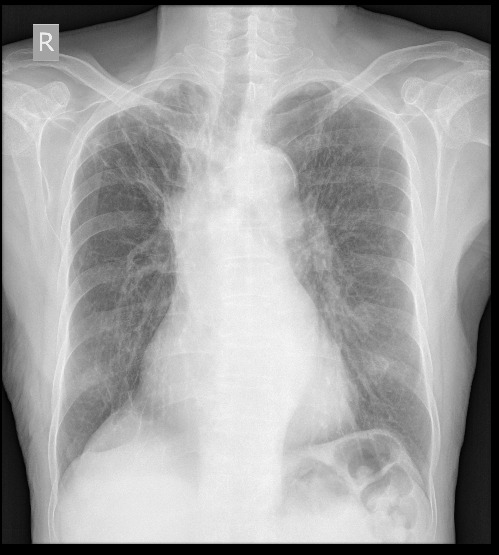
#> input picture chest_xray_project/data/normal/1022.jpeg, 499 x 555 px, given as the content of the folder E:/normal_dataset/Normal images, which was not available
$ python auto_annotate.py
#> lines starting #> are read from the running program, lines starting #| are printed output that depends on the picture; after the words box and inside, x2 and y2 are one past the last pixel; in counts of white or black regions, pixels touching at a corner belong together; pictures that were not available may be replaced by others from this repository, and a replacement may not be noted
import cv2
import numpy as np
import pandas as pd
import os
from tqdm import tqdm

# ─────────────────────────────────────────────
# SETTINGS
# ─────────────────────────────────────────────
IMAGE_FOLDER = r"E:\normal_dataset\Normal images"
OUTPUT_EXCEL = r"E:\normal_dataset\auto_annotations.xlsx"

# ─────────────────────────────────────────────
# DETECT SPINE CENTER COLUMN
# ─────────────────────────────────────────────
def detect_spine_column(gray):
    h, w     = gray.shape
    cx       = w // 2
    margin   = w // 5
    strip    = gray[:, cx - margin : cx + margin]
    clahe    = cv2.createCLAHE(clipLimit=2.0, tileGridSize=(8,8))
    enhanced = clahe.apply(strip)
    _, thresh = cv2.threshold(enhanced, 0, 255,
                              cv2.THRESH_BINARY + cv2.THRESH_OTSU)
    col_sums    = np.sum(thresh, axis=0)
    spine_local = np.argmax(col_sums)
    spine_x     = (cx - margin) + spine_local
    return int(spine_x)

# ─────────────────────────────────────────────
# DETECT CLAVICLES
# ─────────────────────────────────────────────
def detect_clavicles(gray, spine_x):
    h, w         = gray.shape
    upper_region = gray[:int(h * 0.35), :]
    clahe        = cv2.createCLAHE(clipLimit=3.0, tileGridSize=(8,8))
    enhanced     = clahe.apply(upper_region)
    _, thresh    = cv2.threshold(enhanced, 0, 255,
                                 cv2.THRESH_BINARY + cv2.THRESH_OTSU)
    kernel = np.ones((3,3), np.uint8)
    thresh = cv2.morphologyEx(thresh, cv2.MORPH_OPEN,  kernel)
    thresh = cv2.morphologyEx(thresh, cv2.MORPH_CLOSE, kernel)
    contours, _ = cv2.findContours(thresh,
                                   cv2.RETR_EXTERNAL,
                                   cv2.CHAIN_APPROX_SIMPLE)
    if not contours:
        return None, None, None, None

    valid = [c for c in contours if cv2.contourArea(c) > 300]
    if not valid:
        return None, None, None, None

    def get_cx(c):
        M = cv2.moments(c)
        if M['m00'] == 0:
            return 0
        return M['m10'] / M['m00']

    left_contours  = [c for c in valid if get_cx(c) < spine_x]
    right_contours = [c for c in valid if get_cx(c) > spine_x]

    def get_centroid(contours_list):
        if not contours_list:
            return None, None
        largest = max(contours_list, key=cv2.contourArea)
        M       = cv2.moments(largest)
        if M['m00'] == 0:
            return None, None
        return int(M['m10']/M['m00']), int(M['m01']/M['m00'])

    lx, ly = get_centroid(left_contours)
    rx, ry = get_centroid(right_contours)
    return lx, ly, rx, ry

# ─────────────────────────────────────────────
# PIXEL TO CM
# ─────────────────────────────────────────────
def pixel_to_cm(pixels, dpi=72):
    return round((pixels / dpi) * 2.54, 2)

# ─────────────────────────────────────────────
# PROCESS SINGLE IMAGE
# ─────────────────────────────────────────────
def process_image(image_path):
    try:
        img = cv2.imread(image_path)
        if img is None:
            return None

        gray    = cv2.cvtColor(img, cv2.COLOR_BGR2GRAY)
        h, w    = gray.shape
        spine_x = detect_spine_column(gray)

        lx, ly, rx, ry = detect_clavicles(gray, spine_x)

        if lx is None or rx is None:
            # Fallback — use image proportions
            lx = int(w * 0.3)
            ly = int(h * 0.2)
            rx = int(w * 0.7)
            ry = int(h * 0.2)

        left_dist_px  = abs(spine_x - lx)
        right_dist_px = abs(rx - spine_x)
        left_cm       = pixel_to_cm(left_dist_px)
        right_cm      = pixel_to_cm(right_dist_px)
        asymmetry     = round(abs(right_cm - left_cm), 2)
        label         = "Rotated" if asymmetry > 0.5 else "Normal"

        return {
            "spine_x"         : spine_x,
            "spine_top_y"     : int(h * 0.1),
            "spine_bottom_y"  : int(h * 0.85),
            "clavicle_left_x" : lx,
            "clavicle_left_y" : ly,
            "clavicle_right_x": rx,
            "clavicle_right_y": ry,
            "left_dist_px"    : left_dist_px,
            "right_dist_px"   : right_dist_px,
            "left_cm"         : left_cm,
            "right_cm"        : right_cm,
            "asymmetry_cm"    : asymmetry,
            "label"           : label,
            "image_width"     : w,
            "image_height"    : h,
        }
    except Exception:
        return None

# ─────────────────────────────────────────────
# MAIN
# ─────────────────────────────────────────────
def main():
    # Get ALL image files regardless of filename format
    all_files = [
        f for f in os.listdir(IMAGE_FOLDER)
        if f.lower().endswith(('.jpeg', '.jpg', '.png'))
    ]

    # Sort safely — handles both numeric and non-numeric names
    def safe_sort_key(filename):
        name = os.path.splitext(filename)[0]
        # Remove any (1), (2) suffixes
        name = name.split('(')[0].strip()
        try:
            return (0, int(name))
        except ValueError:
            return (1, name)

    all_files.sort(key=safe_sort_key)

    print(f"Found {len(all_files)} images in folder")
    print(f"Starting auto annotation...\n")

    results     = []
    success     = 0
    failed      = 0
    failed_list = []

    for filename in tqdm(all_files, desc="Annotating"):
        image_path = os.path.join(IMAGE_FOLDER, filename)
        image_num  = os.path.splitext(filename)[0]
        result     = process_image(image_path)
#> in process_image, img is the input picture: shape (555, 499, 3); min 0, max 249, mean 161.1
#> in detect_spine_column, `strip    = gray[:, cx - margin : cx + margin]`:
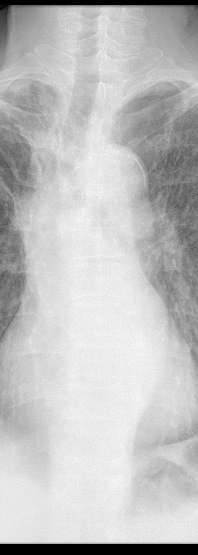
#> strip: shape (555, 198); min 0, max 249, mean 192
#> in detect_spine_column, `enhanced = clahe.apply(strip)`:
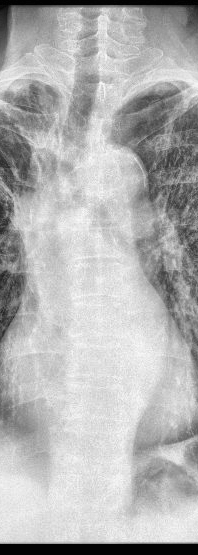
#> enhanced: shape (555, 198); min 2, max 251, mean 178.6
#> in detect_spine_column, `_, thresh = cv2.threshold(enhanced, 0, 255, cv2.THRESH_BINARY + cv2.TH..`:
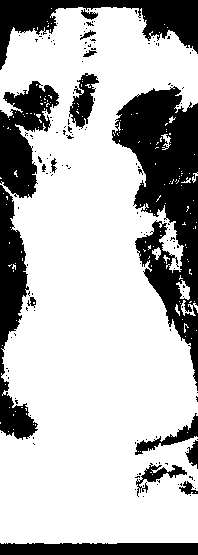
#> thresh: shape (555, 198); 72.5% white; 158 black regions (142 under 20 px), largest, box (x1, y1, x2, y2) and area: (112, 86, 198, 391) 12150, (0, 0, 198, 70) 4807, (0, 185, 38, 440) 4205
#> in detect_spine_column, `col_sums    = np.sum(thresh, axis=0)`: col_sums = 198 values, max 136935 at index 102, min 38760 at index 197, mean 102609.2
#> in detect_spine_column, `spine_local = np.argmax(col_sums)`: spine_local = 102
#> in detect_spine_column, `spine_x     = (cx - margin) + spine_local`: spine_x = 252
#> in detect_clavicles, `upper_region = gray[:int(h * 0.35), :]`:
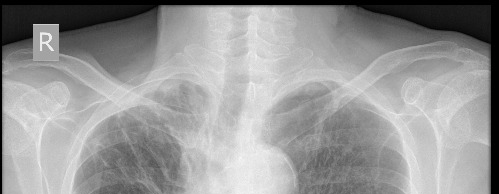
#> upper_region: shape (194, 499); min 0, max 247, mean 151.8
#> in detect_clavicles, `enhanced     = clahe.apply(upper_region)`:
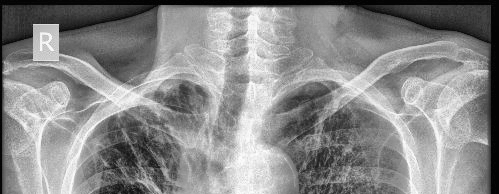
#> enhanced: shape (194, 499); min 3, max 253, mean 138.2
#> in detect_clavicles, `_, thresh    = cv2.threshold(enhanced, 0, 255, cv2.THRESH_BINARY + cv2..`: thresh: shape (194, 499); 59.9% white; 240 black regions (223 under 20 px), largest, box (x1, y1, x2, y2) and area: (0, 0, 499, 194) 20924, (272, 81, 400, 194) 7841, (84, 80, 208, 194) 6892
#> in detect_clavicles, `thresh = cv2.morphologyEx(thresh, cv2.MORPH_OPEN,  kernel)`:
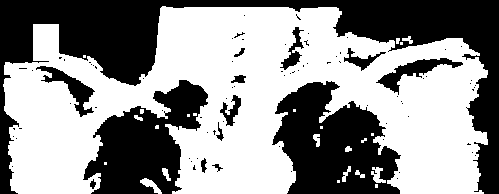
#> thresh: shape (194, 499); 56.8% white; 86 black regions (72 under 20 px), largest, box (x1, y1, x2, y2) and area: (0, 0, 499, 194) 21756, (272, 81, 401, 194) 9321, (83, 80, 208, 194) 7655
#> in detect_clavicles, `thresh = cv2.morphologyEx(thresh, cv2.MORPH_CLOSE, kernel)`:
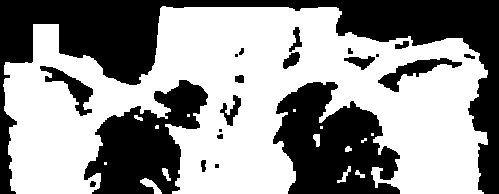
#> thresh: shape (194, 499); 57.5% white; 21 black regions (4 under 20 px)
#> in detect_clavicles, `contours, _ = cv2.findContours(thresh, cv2.RETR_EXTERNAL, cv2.CHAIN_AP..`: contours = 15 contours, 7 with area under 20; largest, box (x1, y1, x2, y2) and area: (3, 6, 488, 194) 56802, (140, 178, 162, 194) 118, (313, 134, 320, 147) 52, (337, 166, 351, 183) 50, (162, 168, 171, 181) 44, (355, 170, 365, 178) 26, (345, 146, 352, 152) 22, (134, 115, 143, 121) 22
#> in detect_clavicles, `valid = [c for c in contours if cv2.contourArea(c) > 300]`: valid = 1 contour; box (x1, y1, x2, y2) and area: (3, 6, 488, 194) 56802
#> in detect_clavicles, `left_contours  = [c for c in valid if get_cx(c) < spine_x]`: left_contours has the same summary as valid
#> in detect_clavicles, `right_contours = [c for c in valid if get_cx(c) > spine_x]`: right_contours = []
#> in get_centroid, `largest = max(contours_list, key=cv2.contourArea)`: largest = contour of 871 points, box (x1, y1, x2, y2) (3, 6, 488, 194), area 56802
#> in get_centroid, `M       = cv2.moments(largest)`: M = moments, m00 56802.5, centre m10/m00, m01/m00 = (248.8, 101.1)
#> in detect_clavicles, `lx, ly = get_centroid(left_contours)`: lx = 248; ly = 101
#> in process_image, `lx, ly, rx, ry = detect_clavicles(gray, spine_x)`: lx = 248; ly = 101
#> in process_image, `left_dist_px  = abs(spine_x - lx)`: left_dist_px = 103
#> in process_image, `right_dist_px = abs(rx - spine_x)`: right_dist_px = 97
#> in process_image, `left_cm       = pixel_to_cm(left_dist_px)`: left_cm = 3.63
#> in process_image, `right_cm      = pixel_to_cm(right_dist_px)`: right_cm = 3.42
#> in process_image, `asymmetry     = round(abs(right_cm - left_cm), 2)`: asymmetry = 0.21
#> in process_image, `label         = "Rotated" if asymmetry > 0.5 else "Normal"`: label = 'Normal'
#> result = 15 items

        if result is not None:
            result["image"]    = image_num
            result["filename"] = filename
            results.append(result)
            success += 1
        else:
            failed += 1
            failed_list.append(filename)

    # ── Save Excel ──
    df   = pd.DataFrame(results)
#> df = table of 1 rows and 17 columns
    cols = [
        "image", "filename",
        "right_cm", "left_cm", "asymmetry_cm", "label",
        "spine_x", "spine_top_y", "spine_bottom_y",
        "clavicle_left_x",  "clavicle_left_y",
        "clavicle_right_x", "clavicle_right_y",
        "left_dist_px", "right_dist_px",
        "image_width",  "image_height"
    ]
    df = df[[c for c in cols if c in df.columns]]
    df.to_excel(OUTPUT_EXCEL, index=False)

    # ── Summary ──
    print(f"\n{'='*50}")
    print(f"✅ Auto Annotation Complete!")
    print(f"{'='*50}")
    print(f"Total images   : {len(all_files)}")
    print(f"Successfully   : {success}")
    print(f"Failed         : {failed}")
    if len(df) > 0:
        print(f"Normal images  : {len(df[df['label'] == 'Normal'])}")
#| Normal images  : 1
        print(f"Rotated images : {len(df[df['label'] == 'Rotated'])}")
#| Rotated images : 0
    print(f"\n✅ Excel saved: {OUTPUT_EXCEL}")

    if failed_list:
        print(f"\n⚠️  Failed images ({len(failed_list)}):")
        for f in failed_list[:5]:
            print(f"   - {f}")
        if len(failed_list) > 5:
            print(f"   ... and {len(failed_list)-5} more")

if __name__ == "__main__":
    main()

$ run again, on chest_xray_project/data/normal/1065.jpeg
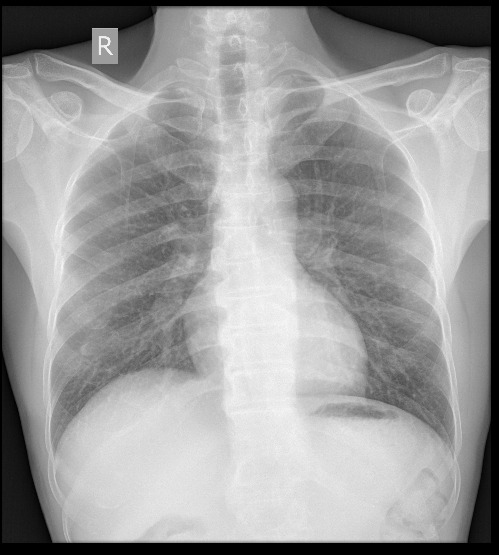
#> input picture chest_xray_project/data/normal/1065.jpeg, 499 x 555 px, given as the content of the folder E:/normal_dataset/Normal images, which was not available
#> in process_image, img is the input picture: shape (555, 499, 3); min 0, max 248, mean 155.9
#> in detect_spine_column, `_, thresh = cv2.threshold(enhanced, 0, 255, cv2.THRESH_BINARY + cv2.TH..`:
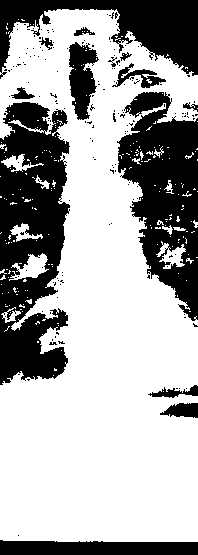
#> thresh: shape (555, 198); 65.9% white; 180 black regions (166 under 20 px), largest, box (x1, y1, x2, y2) and area: (0, 102, 70, 385) 13960, (117, 92, 198, 321) 10710, (0, 0, 198, 79) 6676
#> col_sums = 198 values, max 135660 at index 100, min 58140 at index 0, mean 93219.2
#> spine_local = 100
#> in detect_spine_column, `spine_x     = (cx - margin) + spine_local`: spine_x = 250
#> in detect_clavicles, `thresh = cv2.morphologyEx(thresh, cv2.MORPH_CLOSE, kernel)`:
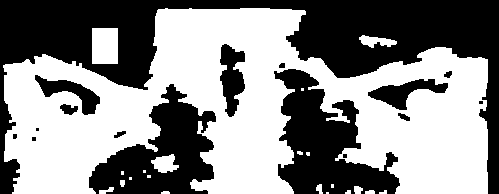
#> thresh: shape (194, 499); 53.9% white; 16 black regions (5 under 20 px)
#> contours = 21 contours, 12 with area under 20; largest, box (x1, y1, x2, y2) and area: (3, 8, 488, 194) 52576, (92, 28, 118, 64) 875, (151, 154, 179, 173) 296, (359, 35, 397, 48) 231, (354, 186, 363, 194) 44
#> valid = 2 contours; box (x1, y1, x2, y2) and area: (3, 8, 488, 194) 52576, (92, 28, 118, 64) 875
#> left_contours has the same summary as valid
#> right_contours = []
#> largest = contour of 947 points, box (x1, y1, x2, y2) (3, 8, 488, 194), area 52576
#> M = moments, m00 52576, centre m10/m00, m01/m00 = (247.7, 108.8)
#> in detect_clavicles, `lx, ly = get_centroid(left_contours)`: lx = 247; ly = 108
#> in process_image, `lx, ly, rx, ry = detect_clavicles(gray, spine_x)`: lx = 247; ly = 108
#> left_dist_px = 101
#> right_dist_px = 99
#> left_cm = 3.56
#> right_cm = 3.49
#> asymmetry = 0.07
#> label = 'Normal'
#> result = 15 items
#> df = table of 1 rows and 17 columns
#| Normal images  : 1
#| Rotated images : 0

$ run again, on chest_xray_project/data/normal/1086.jpeg
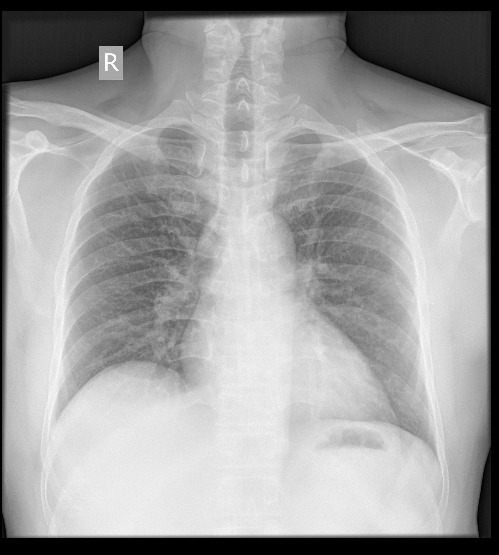
#> input picture chest_xray_project/data/normal/1086.jpeg, 499 x 555 px, given as the content of the folder E:/normal_dataset/Normal images, which was not available
#> in process_image, img is the input picture: shape (555, 499, 3); min 0, max 255, mean 160.1
#> in detect_spine_column, `_, thresh = cv2.threshold(enhanced, 0, 255, cv2.THRESH_BINARY + cv2.TH..`:
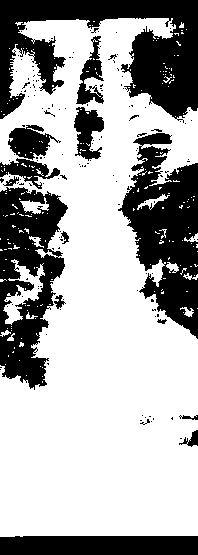
#> thresh: shape (555, 198); 66.4% white; 155 black regions (139 under 20 px), largest, box (x1, y1, x2, y2) and area: (0, 0, 198, 123) 11785, (118, 133, 198, 339) 8961, (0, 187, 68, 390) 8051
#> col_sums = 198 values, max 131835 at index 105, min 59415 at index 1, mean 93913.4
#> spine_local = 105
#> in detect_spine_column, `spine_x     = (cx - margin) + spine_local`: spine_x = 255
#> in detect_clavicles, `thresh = cv2.morphologyEx(thresh, cv2.MORPH_CLOSE, kernel)`:
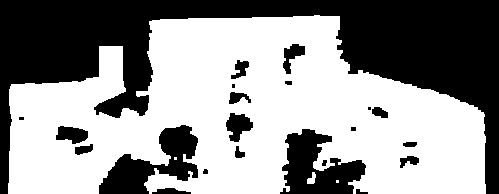
#> thresh: shape (194, 499); 57.8% white; 22 black regions (3 under 20 px)
#> contours = 4 contours, 2 with area under 20; largest, box (x1, y1, x2, y2) and area: (8, 15, 486, 194) 57012, (307, 172, 316, 184) 50
#> valid = 1 contour; box (x1, y1, x2, y2) and area: (8, 15, 486, 194) 57012
#> left_contours has the same summary as valid
#> right_contours = []
#> largest = contour of 652 points, box (x1, y1, x2, y2) (8, 15, 486, 194), area 57012
#> M = moments, m00 57012, centre m10/m00, m01/m00 = (245.3, 115.4)
#> in detect_clavicles, `lx, ly = get_centroid(left_contours)`: lx = 245; ly = 115
#> in process_image, `lx, ly, rx, ry = detect_clavicles(gray, spine_x)`: lx = 245; ly = 115
#> left_dist_px = 106
#> right_dist_px = 94
#> left_cm = 3.74
#> right_cm = 3.32
#> asymmetry = 0.42
#> label = 'Normal'
#> result = 15 items
#> df = table of 1 rows and 17 columns
#| Normal images  : 1
#| Rotated images : 0

$ run again, on chest_xray_project/data/normal/1166.jpeg
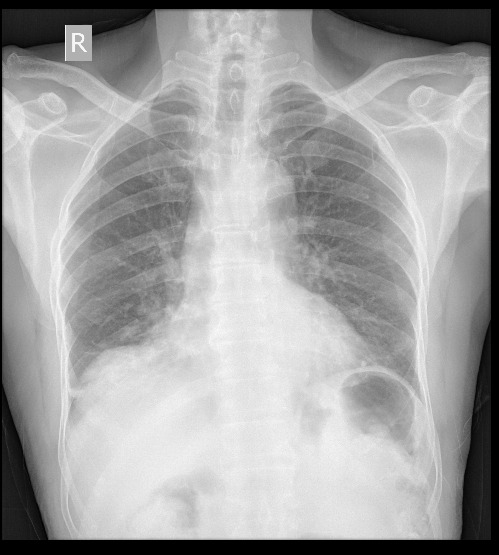
#> input picture chest_xray_project/data/normal/1166.jpeg, 499 x 555 px, given as the content of the folder E:/normal_dataset/Normal images, which was not available
#> in process_image, img is the input picture: shape (555, 499, 3); min 0, max 254, mean 161.4
#> col_sums = 198 values, max 134895 at index 99, min 59670 at index 196, mean 101081.7
#> spine_local = 99
#> in detect_spine_column, `spine_x     = (cx - margin) + spine_local`: spine_x = 249
#> in detect_clavicles, `thresh = cv2.morphologyEx(thresh, cv2.MORPH_CLOSE, kernel)`:
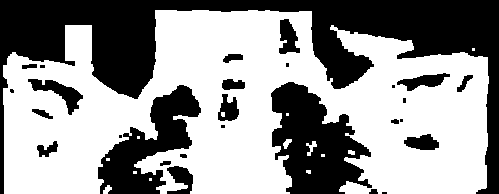
#> thresh: shape (194, 499); 58.8% white; 28 black regions (9 under 20 px)
#> contours = 13 contours, 9 with area under 20; largest, box (x1, y1, x2, y2) and area: (3, 10, 489, 194) 58639, (306, 141, 317, 156) 48, (283, 139, 292, 149) 39, (103, 185, 112, 194) 36
#> valid = 1 contour; box (x1, y1, x2, y2) and area: (3, 10, 489, 194) 58639
#> left_contours has the same summary as valid
#> right_contours = []
#> largest = contour of 914 points, box (x1, y1, x2, y2) (3, 10, 489, 194), area 58639
#> M = moments, m00 58639, centre m10/m00, m01/m00 = (247.6, 109.2)
#> in detect_clavicles, `lx, ly = get_centroid(left_contours)`: lx = 247; ly = 109
#> in process_image, `lx, ly, rx, ry = detect_clavicles(gray, spine_x)`: lx = 247; ly = 109
#> left_dist_px = 100
#> left_cm = 3.53
#> asymmetry = 0
#> label = 'Normal'
#> result = 15 items
#> df = table of 1 rows and 17 columns
#| Normal images  : 1
#| Rotated images : 0
